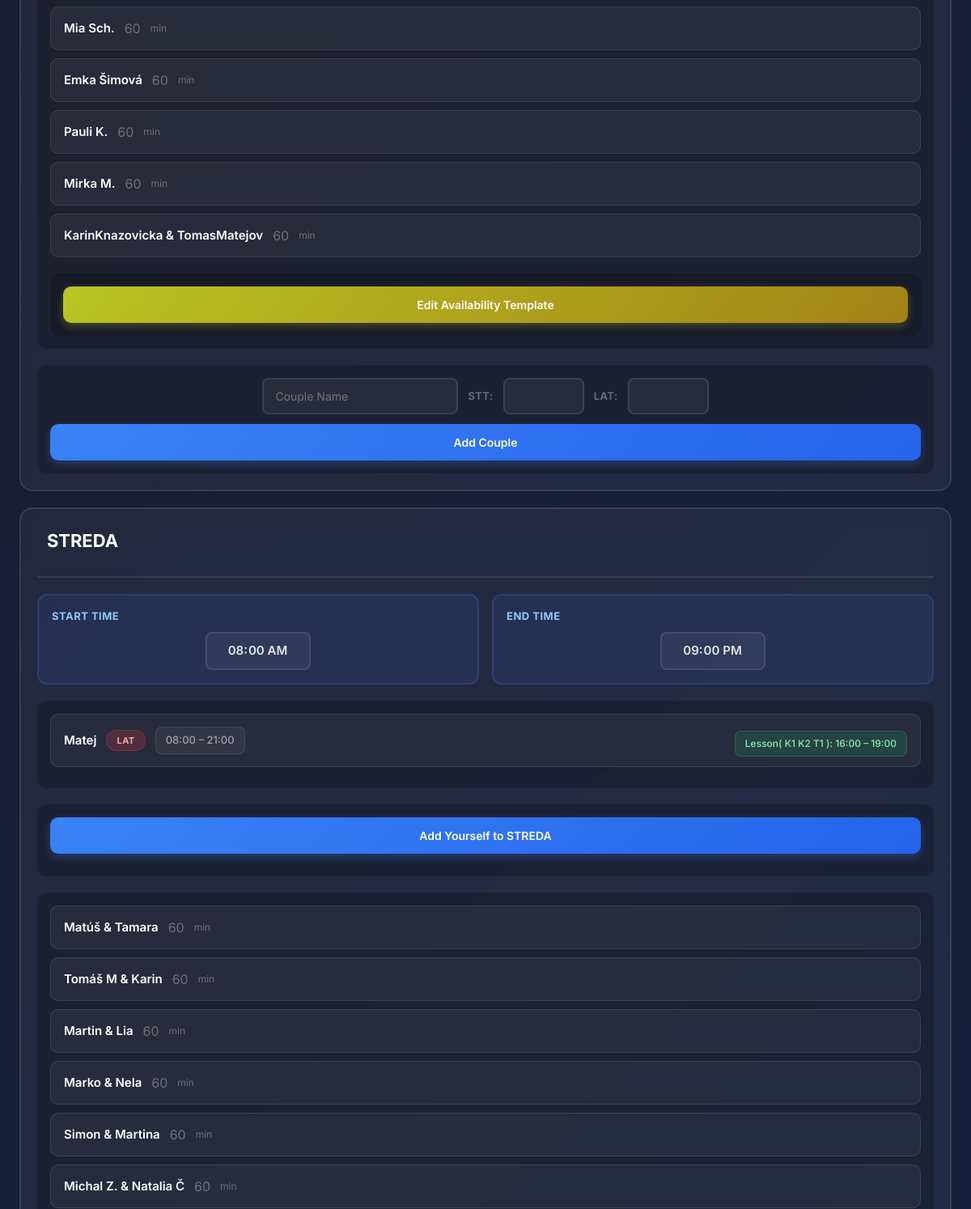
The app's page /trainer/club/trainer_view/16/ (signed in, middle part), older data.
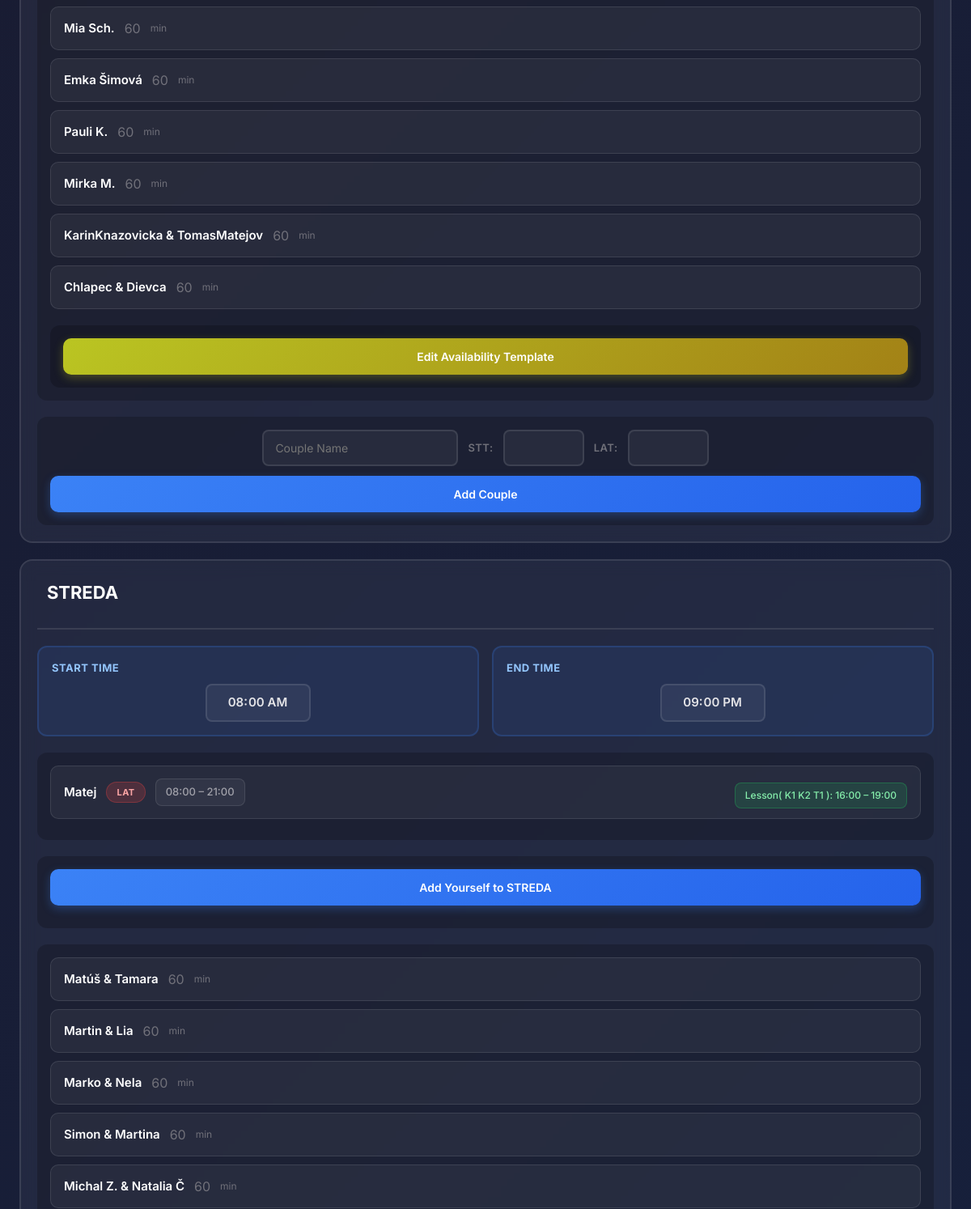
The same page, newer data.
### main/models.py (models this page shows, shortened)
class Couple(models.Model):
    user = models.ForeignKey(User, on_delete=models.CASCADE, related_name='couple', null=True, blank=True)
    uid = models.IntegerField(default=0)
    name = models.CharField(max_length=200)
    min_duration = models.IntegerField(default=60)
    man = models.ForeignKey(Dancer, on_delete=models.CASCADE, related_name="man", null=True, blank=True)
    woman = models.ForeignKey(Dancer, on_delete=models.CASCADE, related_name="woman", null=True, blank=True)
    group = models.ForeignKey('Group', on_delete=models.SET_NULL, related_name='couples', null=True, blank=True)
    club = models.ForeignKey(Club , on_delete=models.SET_NULL, related_name="couples", null=True, blank=True)
    dance_class_lat = models.CharField(max_length=100,)
    dance_class_stt = models.CharField(max_length=100,)

class Day(models.Model):
    club = models.ForeignKey(Club, on_delete=models.CASCADE, related_name="day", blank=True, null=True)
    user = models.ForeignKey(User, on_delete=models.CASCADE, related_name='day')
    name = models.CharField(max_length=200)
    couples = models.ManyToManyField('Couple', related_name='days', blank=True)
    dancers = models.ManyToManyField('Dancer', related_name='days', blank=True)
    start_time = models.TimeField(default=time(8,0))
    end_time = models.TimeField(default=time(21,0))
    trainers = models.ManyToManyField('Trainer', related_name='day', blank=True)

class Trainer(models.Model):
    club = models.ForeignKey(Club, on_delete=models.CASCADE, related_name='trainer', null=True, blank=True)
    user = models.ForeignKey(User, on_delete=models.CASCADE, related_name='trainer', null=True, blank=True)
    uid = models.IntegerField(default=0)
    name = models.CharField(max_length = 200)
    sex = models.CharField(max_length=10, null=True, blank=True)
    group_lesson = models.ManyToManyField('GroupLesson', related_name='trainer', blank=True)
    start_time = models.TimeField()
    end_time = models.TimeField()
    focus = models.CharField(max_length=10, default="S&L")

class TrainerDayAvailability(models.Model):
    club = models.ForeignKey(Club, on_delete=models.CASCADE, related_name='trainer_availabilities', blank=True, null=True)
    user = models.ForeignKey(User, on_delete=models.CASCADE, related_name='trainer_availabilities')
    day = models.ForeignKey('Day', on_delete=models.CASCADE, related_name='trainer_availabilities')
    trainer = models.ForeignKey('Trainer', on_delete=models.CASCADE, related_name='day_availabilities')
    start_time = models.TimeField()
    end_time = models.TimeField()
    class Meta:
        unique_together = ('day', 'trainer')

class GroupLesson(models.Model):
    club = models.ForeignKey(Club, on_delete=models.CASCADE, related_name='group_lessons', blank=True, null=True)
    user = models.ForeignKey(User, on_delete=models.CASCADE, related_name='group_lessons')
    day = models.ForeignKey('Day', on_delete=models.CASCADE, related_name='group_lessons', null=True, blank=True)
    groups = models.ManyToManyField('Group', related_name='group_lessons', blank=True)
    time_interval_start = models.TimeField(default=time(0, 0))
    time_interval_end = models.TimeField(default=time(0, 0))

class Group(models.Model):
    club = models.ForeignKey(Club, on_delete=models.CASCADE, related_name='groups', null=True, blank=True)
    user = models.ForeignKey(User, on_delete=models.CASCADE, related_name='owned_groups')
    name = models.CharField(max_length=200)
    index = models.IntegerField(default=0)  # For sorting groups
    couples = []

### TrainerClubs/views.py (the view)
# urls.py: path('club/trainer_view/<int:club_id>/', views.show_not_trainer_club, name="show_not_trainer_club"),
def show_not_trainer_club(request, club_id):
    club = get_object_or_404(Club, id=club_id)
    groups = Group.objects.filter(club=club).all()
    days = Day.objects.filter(club=club).all()
    trainers = Trainer.objects.filter(club=club).all()
    paginator = Paginator(days, 2)
    page_number = request.GET.get('page',1)
    page_obj = paginator.get_page(page_number)
    print(request.user.id)
    user_trainer = Trainer.objects.get(uid=request.user.id)
    return render(request, 'non_club_owner_view.html', {'club':club, 'days':page_obj.object_list, 'page_obj':page_obj, 'trainers': trainers, 'groups':groups, 'user_trainer':user_trainer})

### main/templatetags/availability_tags.py (called while the page is built)
@register.filter
def trainer_start_for_day(day, trainer):
    try:
        availability = TrainerDayAvailability.objects.get(day=day, trainer=trainer)
        return availability.start_time
    except TrainerDayAvailability.DoesNotExist:
        return day.start_time

@register.filter
def trainer_end_for_day(day, trainer):
    try:
        availability = TrainerDayAvailability.objects.get(day=day, trainer=trainer)
        return availability.end_time
    except TrainerDayAvailability.DoesNotExist:
        return day.end_time

### TrainerClubs/templates/non_club_owner_view.html (shortened to what this page needs)
<!DOCTYPE html>
{% load availability_tags %}
<html lang="en">
<head>
    <link href="https://cdn.jsdelivr.net/npm/bootstrap@5.3.0/dist/css/bootstrap.min.css" rel="stylesheet">
</head>
<body>
    <div class="main-container">
        <div class="slider-container">
            <div id="days-slider" class="days-slider">
                <div class="days-page" data-page="{{ page_obj.number }}">
                    {% load availability_tags %}
                    {% for day in days %}
                    <div class="day-card" data-day-id="{{ day.id }}">
                        <div class="day-header">
                            <h3 contenteditable="false"
                                data-day-id="{{ day.id }}"
                                data-original="{{ day.name }}"
                                class="editable-day-name"
                                >{{ day.name }}</h3>
                        </div>
                        <div class="time-window">
                            <div class="time-block">
                                <p class="time-title">Start Time</p>
                                <div class="time-input-wrap">
                                    <input class="time-readonly"type="time" id="start-{{ day.id }}" name="start_time" data-day-id="{{ day.id }}" data-club-id="{{ club.id }}"
                                        value="{{ day.start_time|time:'H:i' }}" step="900" disabled>
                                </div>
                            </div>
                            <div class="time-block">
                                <p class="time-title">End Time</p>
                                <div class="time-input-wrap">
                                    <input type="time" class="time-readonly" id="end-{{ day.id }}" name="end_time" data-day-id="{{ day.id }}" data-club-id="{{ club.id }}"
                                        value="{{ day.end_time|time:'H:i' }}" step="900"disabled>
                                </div>
                            </div>
                        </div>
                        <div class="trainer-list">
                            {% for trainer in day.trainers.all %}
                            <div class="trainer-card">
                                <div class="trainer-meta">
                                    <span class="trainer-name editable-trainer" contenteditable="false"
                                        data-trainer-id="{{ trainer.id }}"
                                        data-original="{{ trainer.name }}">{{ trainer.name }}</span>
                                    {% if trainer.focus %}
                                        {% if trainer.focus|lower == 's&l' %}
                                            <span class="focus-badge focus-sl editable-trainer-focus"
                                                contenteditable="false"
                                                data-trainer-id="{{ trainer.id }}"
                                                data-original="{{ trainer.focus }}">{{ trainer.focus }}</span>
                                        {% else %}
                                            <span class="focus-badge focus-{{ trainer.focus|lower }} editable-trainer-focus"
                                                contenteditable="false"
                                                data-trainer-id="{{ trainer.id }}"
                                                data-original="{{ trainer.focus }}">{{ trainer.focus }}</span>
                                        {% endif %}
                                    {% endif %}
                                    <span class="time-chip">
                                        <span class="editable-start-time"
                                            data-trainer-id="{{ trainer.id }}"
                                            contenteditable="true"
                                            data-day-id="{{ day.id }}"
                                            data-club-id="{{ club.id }}"
                                            data-original="{{ day|trainer_start_for_day:trainer|time:'H:i' }}">
                                            {{ day|trainer_start_for_day:trainer|time:'H:i' }}
                                        </span>
                                        –
                                        <span class="editable-end-time"
                                            data-trainer-id="{{ trainer.id }}"
                                            contenteditable="true"
                                            data-day-id="{{ day.id }}"
                                            data-club-id="{{ club.id }}"
                                            data-original="{{ day|trainer_end_for_day:trainer|time:'H:i' }}">
                                            {{ day|trainer_end_for_day:trainer|time:'H:i' }}
                                        </span>
                                    </span>
                                </div>
                                {% if trainer.group_lesson.all %}
                                <div style="display:flex; flex-wrap:wrap; gap:8px; margin-top:8px;">
                                    {% for lesson in trainer.group_lesson.all %}
                                    {% if lesson.day and lesson.day.id == day.id %}
                                        <span class="lesson-chip">
                                            Lesson(
                                                {% for x in lesson.groups.all%}
                                                {{ x.name }}
                                                {% endfor %}
                                            ): {{ lesson.time_interval_start|time:'H:i' }} – {{ lesson.time_interval_end|time:'H:i' }}
                                        </span>
                                    {% endif %}
                                    {% endfor %}
                                </div>
                                {% endif %}
                            </div>
                            {% empty %}
                            <p style="color: #71717a; text-align: center; padding: 12px;">No trainers assigned</p>
                            {% endfor %}
                        </div>
                        {% if user_trainer in day.trainers.all %}
                        <!-- <form method="POST" action="{% url 'delete_trainer_from_day_by_trainer' club_id=club.id %}">
                            <div class="assign-row">
                                <div class="assign-fields">
                                    {% csrf_token %}
                                    <input type="hidden" name="day_id" value="{{ day.id }}" />
                                    <button type="submit" class="btn-delete">Delete Yourself from {{ day.name }}</button>
                                </div>
                            </div>
                        </form> -->
                        {% else %}
                        <form method="POST" action="{% url 'add_trainer_to_day_by_trainer' club_id=club.id%}">
                            <div class="assign-row">
                                <div class="assign-fields">
                                    <button type="submit">Add Yourself to {{ day.name }}</button>
                                </div>
                            </div>
                        </form>
                        {% endif %}
                        {% if day.couples.exists or day.dancers.exists %}
                        <div class="couple-list">
                            {% for couple in day.couples.all %}
                            <div class="couple-item"
                                data-couple-id="{{ couple.id }}" data-day-id="{{ day.id }}">
                                <div>
                                    <span class="editable-couple">{{ couple.name }}</span>
                                    <span class="editable-time-duration"
                                        style="color: #71717a;">{{ couple.min_duration }}</span>
                                    <span style="color: #71717a; font-size: 12px;">min</span>
                                </div>
                            </div>
                            {% endfor %}
                            <div class="assign-row">
                                <form method="GET" action="{% url 'sheet' club.id%}">
                                    <button type="submit" class="btn-success"
                                    style="background: linear-gradient(135deg, #bac522 0%, #a38216 100%); box-shadow: 0 4px 12px rgba(197, 194, 34, 0.3); margin-top: 0px !important;">Edit Availability Template</button>
                                </form>
                            </div>
                        </div>
                        {% endif %}
                        <form method="POST" action="{% url 'add_couple_by_not_club_owner' club.id%}" class="add-to-day-form">
                            <div class="assign-row">
                                <div class="assign-fields">
                                    <input type="text" name="couple_name" placeholder="Couple Name" required>
                                    <label class="small-label">STT:</label>
                                    <input type="text" name="dance_class_stt" style="max-width: 100px;">
                                    <label class="small-label">LAT:</label>
                                    <input type="text" name="dance_class_lat" style="max-width: 100px;">
                                </div>
                                <button type="submit">Add Couple</button>
                            </div>
                        </form>
                    </div>
                    {% endfor %}
                </div>
            </div>
        </div>
    </div>
</body>
</html>

Row changes from the older to the newer data that the page shows:
added Couple: name "Chlapec & Dievca", min_duration "60", shown under Day (number 1 of 2 on the later page)
changed Day "STREDA": loses Couple (name "Tomáš M & Karin", min_duration "60")
